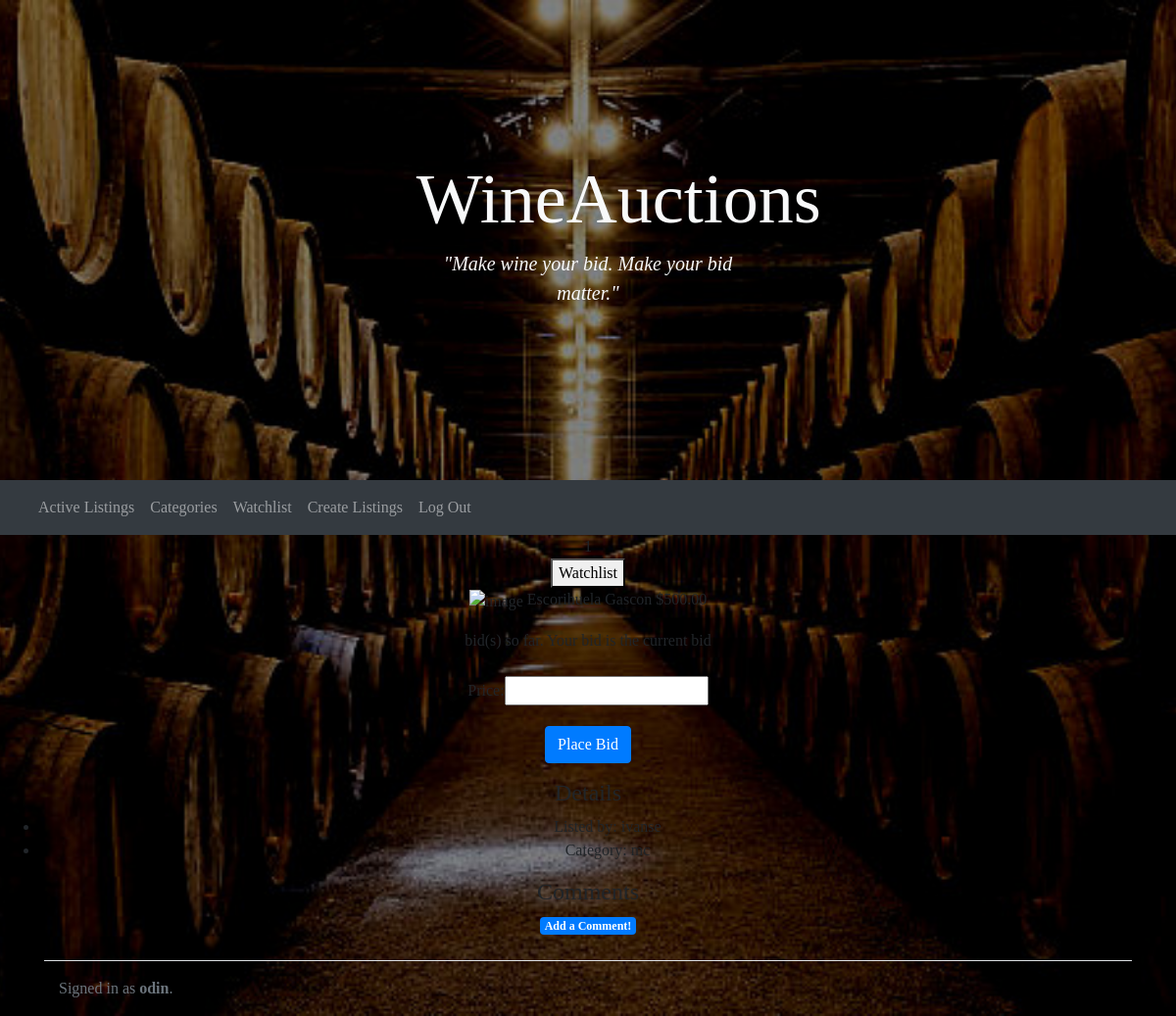
The app's page /listing/4 (signed in) with its own data.
### auctions/models.py (models this page shows)
class listing(models.Model):
    item = models.CharField(max_length=255)
    description = models.CharField(max_length=255, blank=True)
    price = models.DecimalField(max_digits=10, decimal_places=2)
    category = models.CharField(max_length=67, choices=dicCategorie)
    tophorizon = models.DateTimeField(auto_now_add=True, blank=True)
    owner = models.ForeignKey(
        User, on_delete=models.CASCADE, related_name="owners")
    bid = models.ManyToManyField(bid, blank=True, related_name="bid")
    comments = models.ManyToManyField(
        comment, blank=True, related_name="comments")
    photo = models.ImageField(
        upload_to='static/media/', null=True, blank=True)
    closed = models.BooleanField(default=False)

class User(AbstractUser):
    pass

### auctions/views.py (the view)
# urls.py: path("listing/<int:id>", views.listings_view, name="listing"),
@login_required
def listings_view(request, id):
    Listing = listing.objects.get(pk=id)
    if request.method == "POST":
        user = User.objects.get(username=request.user)
        if request.POST.get("button") == "Watchlist":
            if not user.watchlist.filter(listing=Listing):
                watchlist = watchlist()
                watchlist.user = user
                watchlist.listing = Listing
                watchlist.save()
            else:
                user.watchlist.filter(listing=Listing).delete()
            return HttpResponseRedirect(reverse('listing', args=(Listing.id,)))
        if not Listing.closed:
            if request.POST.get("button") == "Close":
                Listing.closed = True
                Listing.save()
            else:
                price = float(request.POST["price"])
                bid = Listing.bids.all()
                if user.username != Listing.owner.username:  # only let those who dont own the listing be able to bid
                    if price <= Listing.price:
                        return render(request, "auctions/listing.html", {
                            "listing": Listing,
                            "form": bid_form(),
                            "message": "Error! Invalid bid amount!"
                        })
                    form = bid_form(request.POST)
                    if form.is_valid():
                        bid = form.save(commit=False)
                        bid.user = user
                        bid.save()
                        Listing.bid.add(bid)
                        Listing.price = price
                        Listing.save()
                    else:
                        return render(request, 'auctions/listing.html', {
                            "form": form
                        })
        return HttpResponseRedirect(reverse('listing', args=(Listing.id,)))
    else:
        return render(request, "auctions/listing.html", {
            "listing": Listing,
            "form": bid_form(),
            "message": ""
        })

### auctions/forms.py
class bid_form(ModelForm):
    class Meta:
        model = bid
        fields = ["price"]

### auctions/templates/auctions/listing.html (shortened to what this page needs)
{% extends 'auctions/layout.html' %}
{% block body %}
{{ listing.item }}
    <form action="{% url 'listing' listing.id %}" method="POST">
      <button type="submit" name="button" value="Watchlist">Watchlist</button>
    </form>
    <img src="{{ listing.image.url }}" alt="image" style="width: 300px; height: auto">
{{ listing.description }}
${{ listing.price }}
    <form action="{% url 'listing' listing.id %}" method="POST">
      <div class="form-group">
        <label for="bid">{{ listing.bids.count }} bid(s) so far. Your bid is the current bid</label>
      </div>
      <div class="form-group">
        {{ form }}
      </div>
      <div class="form-group">
        <input type="submit" name="button" class="btn btn-primary" value="Place Bid">
      </div>
    </form>
  </div>
  <div>
    <h4>Details</h4>
    <ul>
      <li>Listed by: {{ listing.owner }}</li>
      <li>Category: {{ listing.category }}</li>
    </ul>
  </div>
  <div>
    <h4>Comments</h4>
    <a href="{% url 'comment' listing.id %}"><span class="badge badge-primary">Add a Comment!</span></a>
  </div>
{% endblock %}

### auctions/templates/auctions/layout.html (shortened to what this page needs)
{% load static %}
<!DOCTYPE html>
<html lang="en">
<head>
  <link rel="stylesheet" href="https://stackpath.bootstrapcdn.com/bootstrap/4.4.1/css/bootstrap.min.css"
>
  <link href="{% static 'auctions/styles.css' %}" rel="stylesheet">
</head>
<body>
  <div class="position-relative overflow-hidden p-3 p-md-5 m-md-3 text-center ">
    <div class="col-md-5 p-lg-5 mx-auto my-5">
      <h1 class="display-3 fw-normal text-light">WineAuctions </h1>
      <p class="lead fw-normal"><i class="fas fa-wine-bottle text-light">"Make wine your bid. Make your bid matter."</i>
      </p>
    </div>
  </div>
  <nav class="navbar navbar-expand-sm navbar-dark bg-dark" aria-label="Third navbar example">
    <div class="container-fluid">
      <div class="collapse navbar-collapse" id="navbarsExample03">
        <ul class="navbar-nav me-auto mb-2 mb-sm-0">
          <li class="nav-item">
            <a class="nav-link" href="{% url 'index' %}">Active Listings</a>
          </li>
          <li class="nav-item">
            <a class="nav-link" href="{% url 'categories' %}">Categories</a>
          </li>
          <li class="nav-item">
            <a class="nav-link" href="{% url 'watchlist' %}">Watchlist</a>
          </li>
          <li class="nav-item">
            <a class="nav-link" href="{% url 'create_listings' %}">Create Listings</a>
          </li>
          {% if user.is_authenticated %}
          <li class="nav-item">
            <a class="nav-link" href="{% url 'logout' %}">Log Out</a>
          </li>
          {% endif %}
        </ul>
      </div>
    </div>
  </nav>
  <div class="container-fluid justify-content-center">
    {% block body %}
    {% endblock %}
  <div class="container">
    <footer class="d-flex flex-wrap justify-content-between align-items-center py-3 my-4 border-top">
      <div class="col-md-4 d-flex align-items-center">
        <span class="text-muted">{% if user.is_authenticated %}
          Signed in as <strong>{{ user.username }}</strong>.
          {% else %}
          Not signed in.
          {% endif %}</span>
      </div>
    </footer>
  </div>
</body>
</html>

### auctions/static/auctions/styles.css (style rules this page uses)
html,body { height: 100%; width: 100%; }

### records on screen
listing: item "1", description "Escorihuela Gascon", price "500.00", owner "ivanse", category "mc"
User: username "odin"
